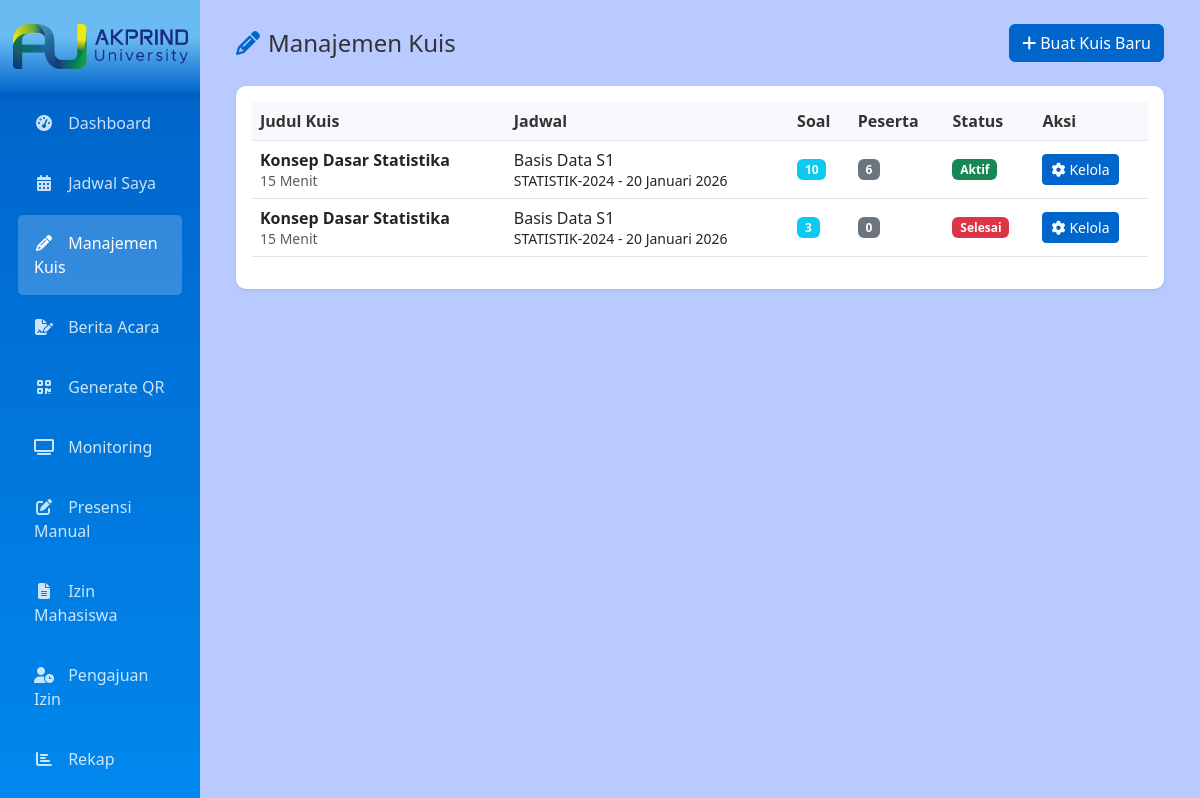
/index.php?page=asisten_kuis (signed in), run on an earlier commit of the app's database.
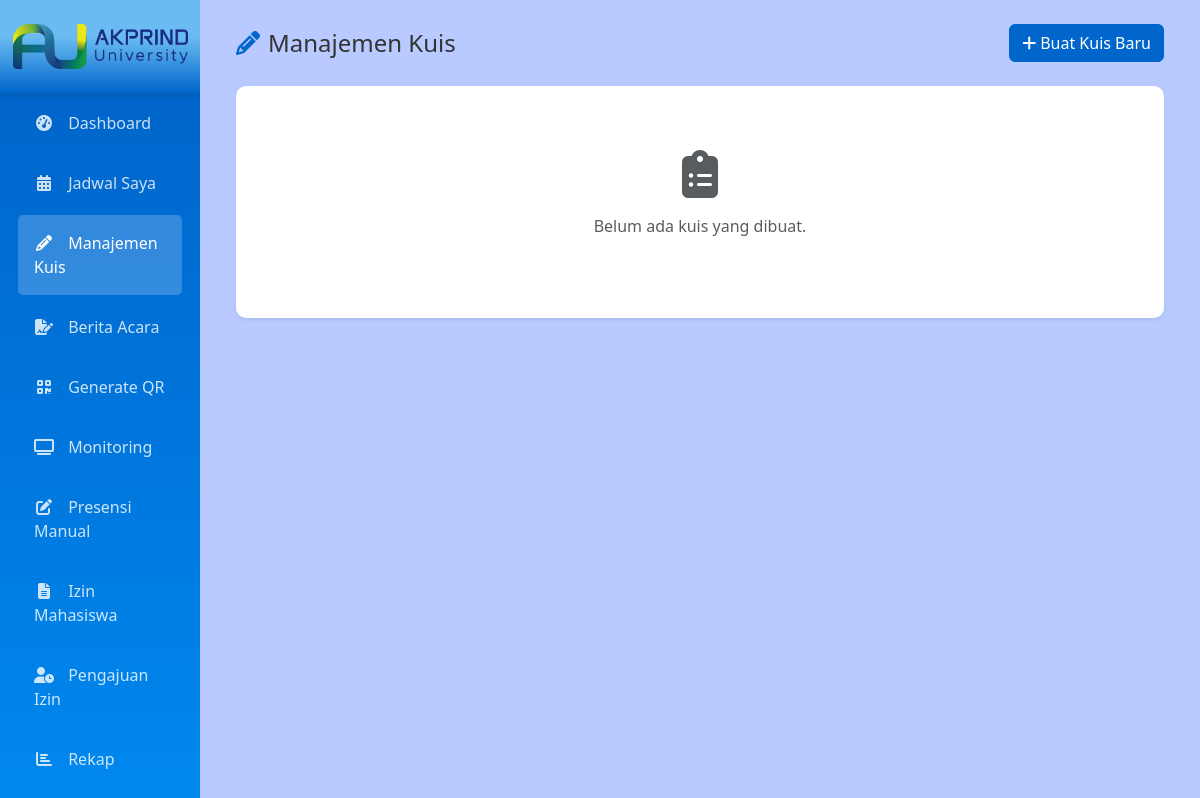
And on a later commit of the database.
### tables this page shows
CREATE TABLE `kuis` (
  `id` int(11) NOT NULL,
  `jadwal_id` int(11) NOT NULL,
  `judul` varchar(255) NOT NULL,
  `deskripsi` text DEFAULT NULL,
  `durasi_menit` int(11) NOT NULL DEFAULT 15,
  `metode_penilaian` enum('skala_100','poin_murni','bobot_kustom') NOT NULL DEFAULT 'skala_100',
  `bobot_per_soal` int(11) NOT NULL DEFAULT 0,
  `status` enum('draft','aktif','selesai') NOT NULL DEFAULT 'draft',
  `created_at` timestamp NOT NULL DEFAULT current_timestamp()
);

CREATE TABLE `mata_kuliah` (
  `kode_mk` varchar(10) NOT NULL,
  `nama_mk` varchar(100) NOT NULL,
  `sks` int(11) DEFAULT 3,
  `semester` varchar(10) DEFAULT NULL
);

CREATE TABLE `kelas` (
  `kode_kelas` char(1) NOT NULL,
  `nama_kelas` varchar(50) DEFAULT NULL,
  `program_studi` varchar(100) DEFAULT NULL,
  `tahun_ajaran` varchar(9) DEFAULT NULL
);

CREATE TABLE `jadwal` (
  `id` int(11) NOT NULL,
  `pertemuan_ke` int(11) NOT NULL,
  `tanggal` date NOT NULL,
  `jam_mulai` time NOT NULL,
  `jam_selesai` time NOT NULL,
  `kode_lab` varchar(10) DEFAULT NULL,
  `kode_kelas` char(1) NOT NULL,
  `sesi` int(11) DEFAULT 0 COMMENT '0=Semua, 1=Sesi 1, 2=Sesi 2, dst',
  `kode_mk` varchar(10) NOT NULL,
  `materi` varchar(100) NOT NULL,
  `kode_asisten_1` varchar(10) DEFAULT NULL,
  `kode_asisten_2` varchar(10) DEFAULT NULL,
  `jenis` enum('materi','inhall','praresponsi','responsi') DEFAULT 'materi',
  `keterangan` text DEFAULT NULL,
  `created_at` timestamp NOT NULL DEFAULT current_timestamp()
);

### includes/fungsi.php (called while the page is built, shortened)
<?php
require_once __DIR__ . '/../config/koneksi.php';
function get_asisten_login() {
    global $conn;
    $user_id = $_SESSION['user_id'];
    $stmt = mysqli_prepare($conn, "SELECT a.*, mk.nama_mk
                                   FROM asisten a
                                   LEFT JOIN mata_kuliah mk ON a.kode_mk = mk.kode_mk
                                   WHERE a.user_id = ?");
    mysqli_stmt_bind_param($stmt, "i", $user_id);
    mysqli_stmt_execute($stmt);
    $result = mysqli_stmt_get_result($stmt);
    return mysqli_fetch_assoc($result);
}
function format_tanggal($tanggal) {
    $bulan = array(
        1 => 'Januari', 'Februari', 'Maret', 'April', 'Mei', 'Juni',
        'Juli', 'Agustus', 'September', 'Oktober', 'November', 'Desember'
    );
    $split = explode('-', $tanggal);
    return $split[2] . ' ' . $bulan[(int)$split[1]] . ' ' . $split[0];
}
?>

### pages/asisten/kuis.php (the view, shortened to what the changed rows need)
<?php
$asisten = get_asisten_login();
$kode_asisten = $asisten['kode_asisten'];
$kuis_list = mysqli_query($conn, "SELECT k.*, j.tanggal, mk.nama_mk, kl.nama_kelas,
                                  (SELECT COUNT(*) FROM soal_kuis sk WHERE sk.kuis_id = k.id) as total_soal,
                                  (SELECT COUNT(*) FROM hasil_kuis hk WHERE hk.kuis_id = k.id) as total_peserta
                                  FROM kuis k
                                  JOIN jadwal j ON k.jadwal_id = j.id
                                  JOIN mata_kuliah mk ON j.kode_mk = mk.kode_mk
                                  JOIN kelas kl ON j.kode_kelas = kl.kode_kelas
                                  WHERE (j.kode_asisten_1 = '$kode_asisten' OR j.kode_asisten_2 = '$kode_asisten')
                                  ORDER BY k.created_at DESC");
?>
<?php include 'includes/header.php'; ?>
<div class="container-fluid">
    <div class="row">
        <div class="col-md-9 col-lg-10">
            <div class="content-wrapper p-4">
                <div class="card border-0 shadow-sm">
                    <div class="card-body">
                        <?php if (mysqli_num_rows($kuis_list) > 0): ?>
                            <div class="table-responsive">
                                <table class="table table-hover align-middle">
                                    <thead class="table-light">
                                        <tr>
                                            <th>Judul Kuis</th>
                                            <th>Jadwal</th>
                                            <th>Soal</th>
                                            <th>Peserta</th>
                                            <th>Status</th>
                                            <th>Aksi</th>
                                        </tr>
                                    </thead>
                                    <tbody>
                                        <?php while ($k = mysqli_fetch_assoc($kuis_list)): ?>
                                            <tr>
                                                <td>
                                                    <strong><?= htmlspecialchars($k['judul']) ?></strong><br>
                                                    <small class="text-muted"><?= $k['durasi_menit'] ?> Menit</small>
                                                </td>
                                                <td>
                                                    <?= $k['nama_mk'] ?><br>
                                                    <small><?= $k['nama_kelas'] ?> - <?= format_tanggal($k['tanggal']) ?></small>
                                                </td>
                                                <td><span class="badge bg-info"><?= $k['total_soal'] ?></span></td>
                                                <td><span class="badge bg-secondary"><?= $k['total_peserta'] ?></span></td>
                                                <td>
                                                    <?php if ($k['status'] == 'draft'): ?>
                                                        <span class="badge bg-secondary">Draft</span>
                                                    <?php elseif ($k['status'] == 'aktif'): ?>
                                                        <span class="badge bg-success">Aktif</span>
                                                    <?php else: ?>
                                                        <span class="badge bg-danger">Selesai</span>
                                                    <?php endif; ?>
                                                </td>
                                                <td>
                                                    <a href="index.php?page=asisten_kuis_detail&id=<?= $k['id'] ?>" class="btn btn-sm btn-primary">
                                                        <i class="fas fa-cog me-1"></i>Kelola
                                                    </a>
                                                </td>
                                            </tr>
                                        <?php endwhile; ?>
                                    </tbody>
                                </table>
                            </div>
                        <?php else: ?>
                            <div class="text-center py-5 text-muted">
                                <i class="fas fa-clipboard-list fa-3x mb-3"></i>
                                <p>Belum ada kuis yang dibuat.</p>
                            </div>
                        <?php endif; ?>
                    </div>
                </div>
            </div>
        </div>
    </div>
</div>
<?php include 'includes/footer.php'; ?>

What changed in the data, as far as the page shows it:
removed kuis: judul "Konsep Dasar Statistika", durasi_menit "15", mata_kuliah.nama_mk "Basis Data S1", kelas.nama_kelas "STATISTIK-2024", jadwal.tanggal "20 Januari 2026", total_soal "10", total_peserta "6", status "Aktif"
removed kuis: judul "Konsep Dasar Statistika", durasi_menit "15", mata_kuliah.nama_mk "Basis Data S1", kelas.nama_kelas "STATISTIK-2024", jadwal.tanggal "20 Januari 2026", total_soal "3", total_peserta "0", status "Selesai"
Also different on the page:
text no longer shown: "Judul Kuis Jadwal Soal Peserta Status Aksi"
text now shown: "Belum ada kuis yang dibuat."
